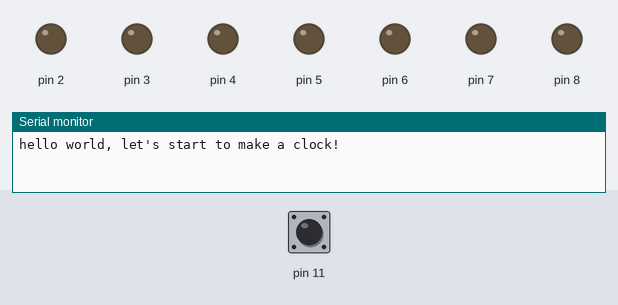
Simulated run of this sketch. Board: Arduino Uno, built with avr-gcc and run on an emulated ATmega328P. Shown: output pins drawn as LEDs (lit = HIGH), the last lines printed to the serial monitor. The inputs (shaded band) are chosen by the test bench; at power-on: pin 11 HIGH.

Above: at 1.2 s.
1.3 s: pin 11 pulled LOW for 0.15 s
At 2.2 s:
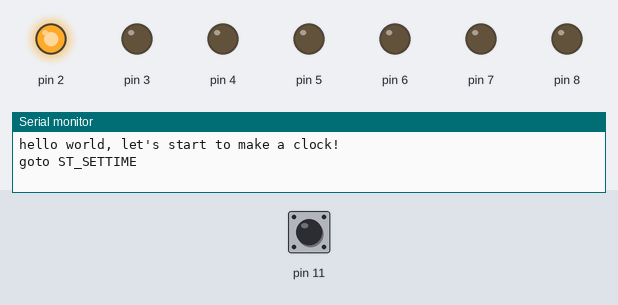
2.9 s: pin 11 pulled LOW for 1 s
At 3.4 s:
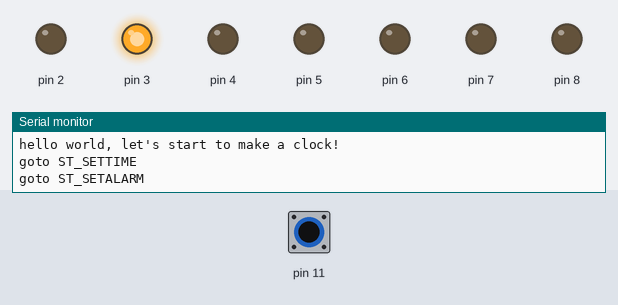
5.4 s: pin 11 pulsed LOW 5 times (0.12 s each, 0.3 s apart)
At 7.4 s:
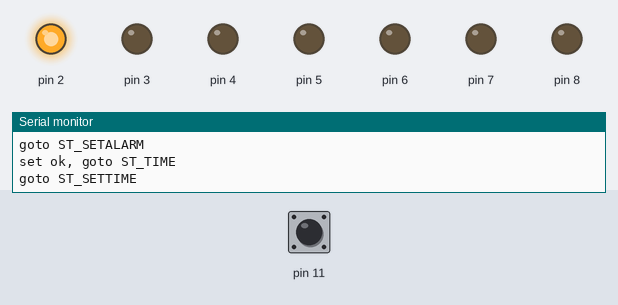
8.4 s: pin 11 pulled LOW for 3.2 s
At 8.8 s:
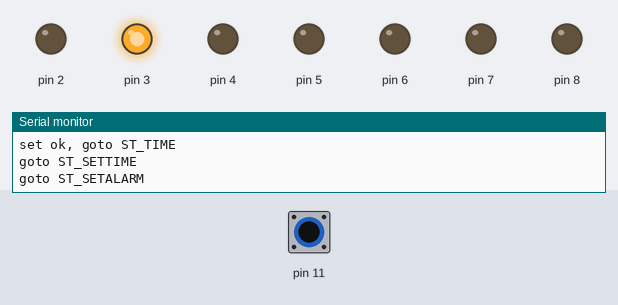
Timing chart, 0 to 11.4 s (numbered marks = the images above; inputs shaded):
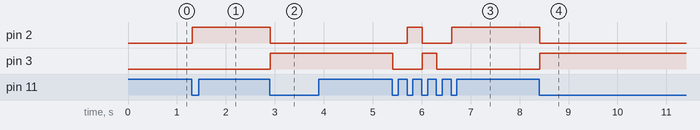

Measured:
- after the input at 1.3 s, pin 2: LOW → HIGH at once
- after the input at 2.9 s, pin 2: HIGH → LOW at once; pin 3: LOW → HIGH at once
- after the input at 5.4 s, pin 2: LOW → HIGH after 0.31 s, → LOW 0.30 s later, → HIGH 0.60 s later; pin 3: HIGH → LOW at once, → HIGH 0.60 s later, → LOW 0.30 s later
- after the input at 8.4 s, pin 2: HIGH → LOW at once; pin 3: LOW → HIGH at once

The sketch:

L1_StateManage.ino
```cpp
/*********************************************************************************************************
*  Tick Tock Shield Advanced Lesson 1: StateManage
*
*  This lesson will write a state machine to manage all the states.
*  We have 6 states.
*
*  ST_TIME - in this state, we will display time, and check the button.
*  ST_SETIME - set the time in this state
*  ST_SETALARM - set time of alarm in this state
*  ST_ALARMING - time to alarm
*  ST_LIGHT - display value of light sensor
*  ST_TEMP - display value of temperature
*
*  keyMode can change state. when in ST_TIME, press keyMode can change to ST_SETIME, meanwhile led1 will on.
*  when in ST_SETIME, press keyMode can change to ST_SETALARM, meanwhile led2 will on and led1 off.
*
*  Author: Loovee
*  2013-11-29
*********************************************************************************************************/

#include <Wire.h>
#include <TimerOne.h>
#include <Streaming.h>

#include <TTSDisplay.h>
#include <TTSBuzzer.h>
#include <TTSLed.h>
#include <TTSButton.h>
#include <TTSLight.h>
#include <TTSTemp.h>
#include <TTSTime.h>


// STATE define here
#define ST_TIME             1               // normal mode, display time and temperature
#define ST_SETIME           2               // set time
#define ST_SETALARM         3               // set time of alarm
#define ST_ALARMING         4               // alarming
#define ST_LIGHT            5               // display light
#define ST_TEMP             6               // display temperature


// object define here
TTSDisplay disp;                            // instantiate an object of display

TTSLed led1(TTSLED1);                       // instantiate an object of led1
TTSLed led2(TTSLED2);                       // instantiate an object of led2
TTSLed led3(TTSLED3);                       // instantiate an object of led3
TTSLed led4(TTSLED4);                       // instantiate an object of led4

TTSBuzzer buz;                              // instantiate an object of buzzer

TTSButton keyDown(TTSK1);                   // instantiate an object of button1
TTSButton keyUp(TTSK2);                     // instantiate an object of button2
TTSButton keyMode(TTSK3);                   // instantiate an object of button3

TTSLight light;                             // instantiate an object of light sensor

TTSTemp temp;                               // instantiate an object of temperature sensor

TTSTime time;                               // instantiate an object of rtc

int state = ST_TIME;                        // state

void setup()
{
    Serial.begin(115200);
	Serial.println("hello world, let's start to make a clock!");
}

void loop()
{

    switch(state)
    {

        //---------------------------------- ST_TIME --------------------------------------------
        case ST_TIME:

		// if keyMode press, goto ST_SETIME
		// if alarming, goto ST_ALARMING

		if(keyMode.pressed())
		{
			delay(10);
			if(keyMode.pressed())
			{
				Serial.println("goto ST_SETTIME");
				led1.on();
                state = ST_SETIME;

				while(!keyMode.released());
			}
		}

        break;

        //---------------------------------- ST_SETIME ------------------------------------------
        case ST_SETIME:

		// if keyMode press, goto ST_SETALARM


		if(keyMode.pressed())
		{
			delay(10);
			if(keyMode.pressed())
			{
				Serial.println("goto ST_SETALARM");
				led1.off();
				led2.on();

                state = ST_SETALARM;
				while(!keyMode.released());
			}
		}

        break;

        //---------------------------------- ST_SETALARM ----------------------------------------
        case ST_SETALARM:

		// if keyMode press, set ok, goto ST_TIME

		if(keyMode.pressed())
		{
			delay(10);
			if(keyMode.pressed())
			{
				Serial.println("set ok, goto ST_TIME");
				led2.off();

                state = ST_TIME;
				while(!keyMode.released());
			}
		}
        break;

        //---------------------------------- ST_ALARMING ----------------------------------------
        case ST_ALARMING:

        break;
    }
}

/*********************************************************************************************************
  END FILE
*********************************************************************************************************/
```
